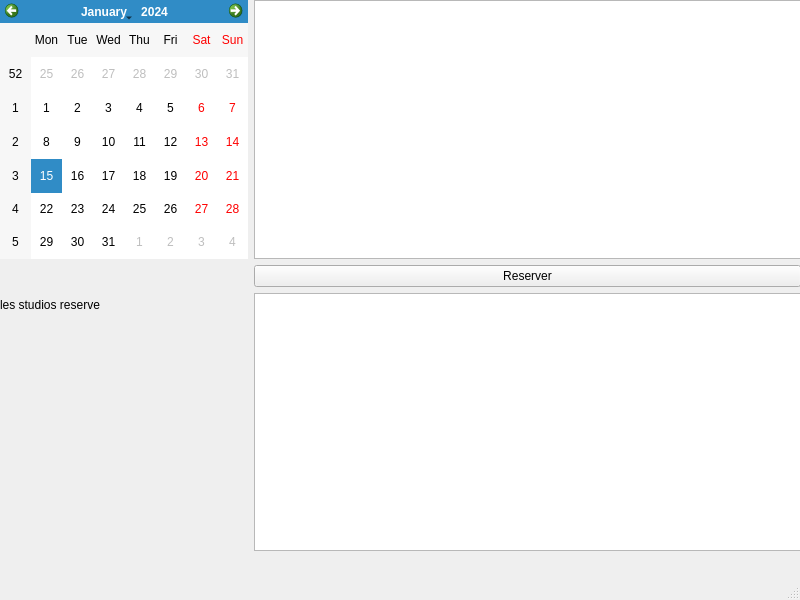
<?xml version="1.0" encoding="UTF-8"?>
<ui version="4.0">
 <class>calendrier</class>
 <widget class="QMainWindow" name="calendrier">
  <property name="geometry">
   <rect>
    <x>0</x>
    <y>0</y>
    <width>800</width>
    <height>600</height>
   </rect>
  </property>
  <property name="windowTitle">
   <string>MainWindow</string>
  </property>
  <widget class="QWidget" name="centralwidget">
   <widget class="QWidget" name="">
    <property name="geometry">
     <rect>
      <x>0</x>
      <y>0</y>
      <width>801</width>
      <height>551</height>
     </rect>
    </property>
    <layout class="QFormLayout" name="formLayout">
     <item row="0" column="0">
      <widget class="QCalendarWidget" name="calendarWidget"/>
     </item>
     <item row="0" column="1">
      <widget class="QListWidget" name="listWidget_studios"/>
     </item>
     <item row="1" column="1">
      <widget class="QPushButton" name="pushButton_reservation">
       <property name="text">
        <string>Reserver</string>
       </property>
      </widget>
     </item>
     <item row="2" column="0">
      <widget class="QLabel" name="label">
       <property name="text">
        <string>les studios reserve</string>
       </property>
      </widget>
     </item>
     <item row="2" column="1">
      <widget class="QListWidget" name="listWidgetRES"/>
     </item>
    </layout>
   </widget>
  </widget>
  <widget class="QMenuBar" name="menubar">
   <property name="geometry">
    <rect>
     <x>0</x>
     <y>0</y>
     <width>800</width>
     <height>26</height>
    </rect>
   </property>
  </widget>
  <widget class="QStatusBar" name="statusbar"/>
 </widget>
 <resources/>
 <connections/>
</ui>
